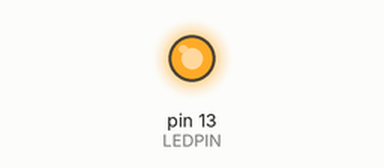
A sketch run on a simulated Arduino Uno, built with avr-gcc and run on an emulated ATmega328P. Shown: output pins drawn as LEDs (lit = HIGH). What the sketch prints to the serial monitor is not drawn.

Above: at 0.5 s.
At 29.0 s:
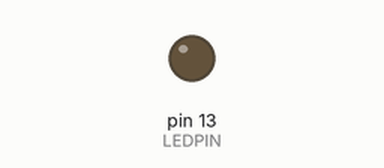
Timing chart, 0 to 42.9 s (numbered marks = the images above):
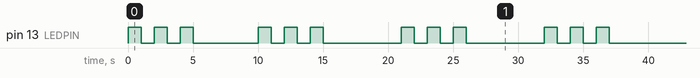

The sketch:

2_lab3.ino
```cpp
#include <avr/io.h>
#include <avr/interrupt.h>

#define LEDPIN 13

volatile byte seconds = 0;

volatile boolean pausePhase = false;

void setup() {
  pinMode(LEDPIN, OUTPUT);
  digitalWrite(LEDPIN, LOW);
  Serial.begin(9600);
  Serial.println("Start: 5s blink -> 5s off -> repeat");

  cli();
  TCCR1A = 0; //сброс регистров
  TCCR1B = 0;
  TCNT1  = 0; //таймер
  OCR1A = 15624; //регистр совпадения для канала .тики
  TCCR1B |= (1 << WGM12);
  TCCR1B |= (1 << CS12) | (1 << CS10);
  TIMSK1 |= (1 << OCIE1A);
  sei();
}

void loop() {
}
ISR(TIMER1_COMPA_vect) {
  seconds++;

  if (seconds <= 5) {
    if (!pausePhase) {
      digitalWrite(LEDPIN, !digitalRead(LEDPIN));
    }
  }
  else if (seconds <= 10) {
    if (!pausePhase) {
      digitalWrite(LEDPIN, LOW);
      pausePhase = true;
    }
  }
  else {
    seconds = 0;
    pausePhase = false;
    digitalWrite(LEDPIN, HIGH);
  }
}
```

Measured:
- by itself, pin 13 (LEDPIN): moves between LOW and HIGH, repeating every 33.0 s
- by itself, everything shown: repeats every 33.0 s, in 18 steps
